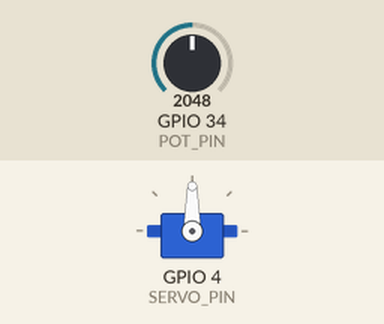
Bench run of a sketch on a simulated ESP32. Shown: servo. The inputs (shaded band) are chosen by the test bench; at power-on: GPIO 34 (POT_PIN) = 2048.

Above: at 1.2 s.
1.3 s: GPIO 34 (POT_PIN) set to 2866
At 1.9 s:
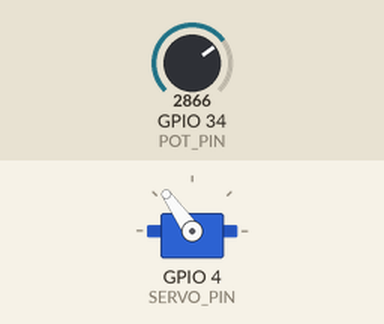
2.8 s: GPIO 34 (POT_PIN) set to 3603
At 3.5 s:
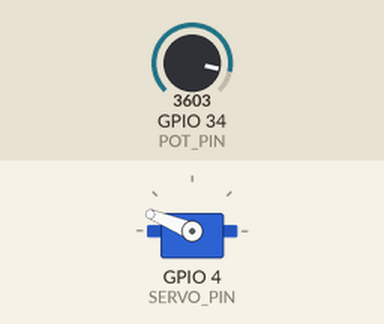
4.3 s: GPIO 34 (POT_PIN) set to 4095
At 5.5 s:
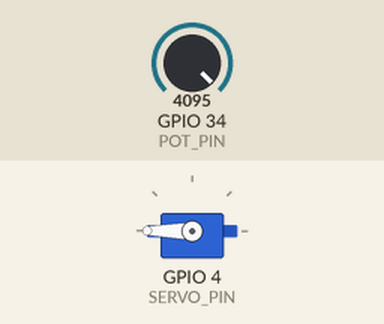
5.8 s: GPIO 34 (POT_PIN) set to 1228
At 6.8 s:
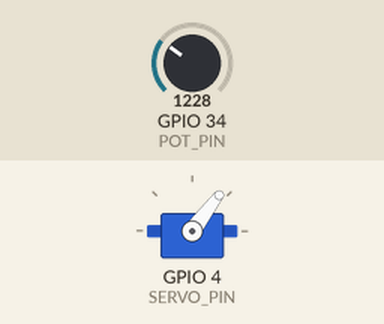
7.3 s: GPIO 34 (POT_PIN) set to 491
At 7.9 s:
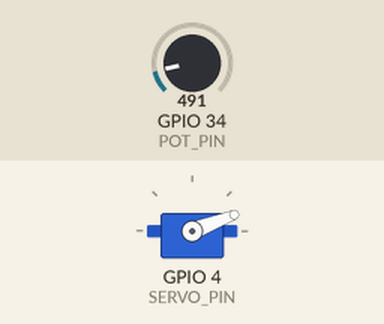
Timing chart, 0 to 9.8 s (numbered marks = the images above; inputs shaded):
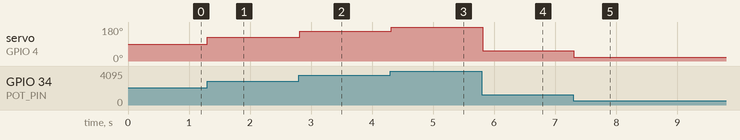

The sketch:

Control_servo_using_potentiometer.ino
```cpp
#include <ESP32Servo.h>

#define SERVO_PIN 4
#define POT_PIN 34  // ADC pin

Servo myServo;

void setup() {
    myServo.attach(SERVO_PIN);
}

void loop() {
    int potValue = analogRead(POT_PIN);  // Read potentiometer (0-4095)
    int angle = map(potValue, 0, 4095, 0, 180);  // Convert to 0-180°

    myServo.write(angle);  // Move servo
    delay(15);  // Small delay for smooth motion
}
```

Measured:
- after the input at 1.3 s, servo on GPIO 4 (SERVO_PIN): 90° → 125° at once
- after the input at 2.8 s, servo on GPIO 4 (SERVO_PIN): 125° → 158° at once
- after the input at 4.3 s, servo on GPIO 4 (SERVO_PIN): 158° → 180° at once
- after the input at 5.8 s, servo on GPIO 4 (SERVO_PIN): 180° → 53° at once
- after the input at 7.3 s, servo on GPIO 4 (SERVO_PIN): 53° → 21° at once
